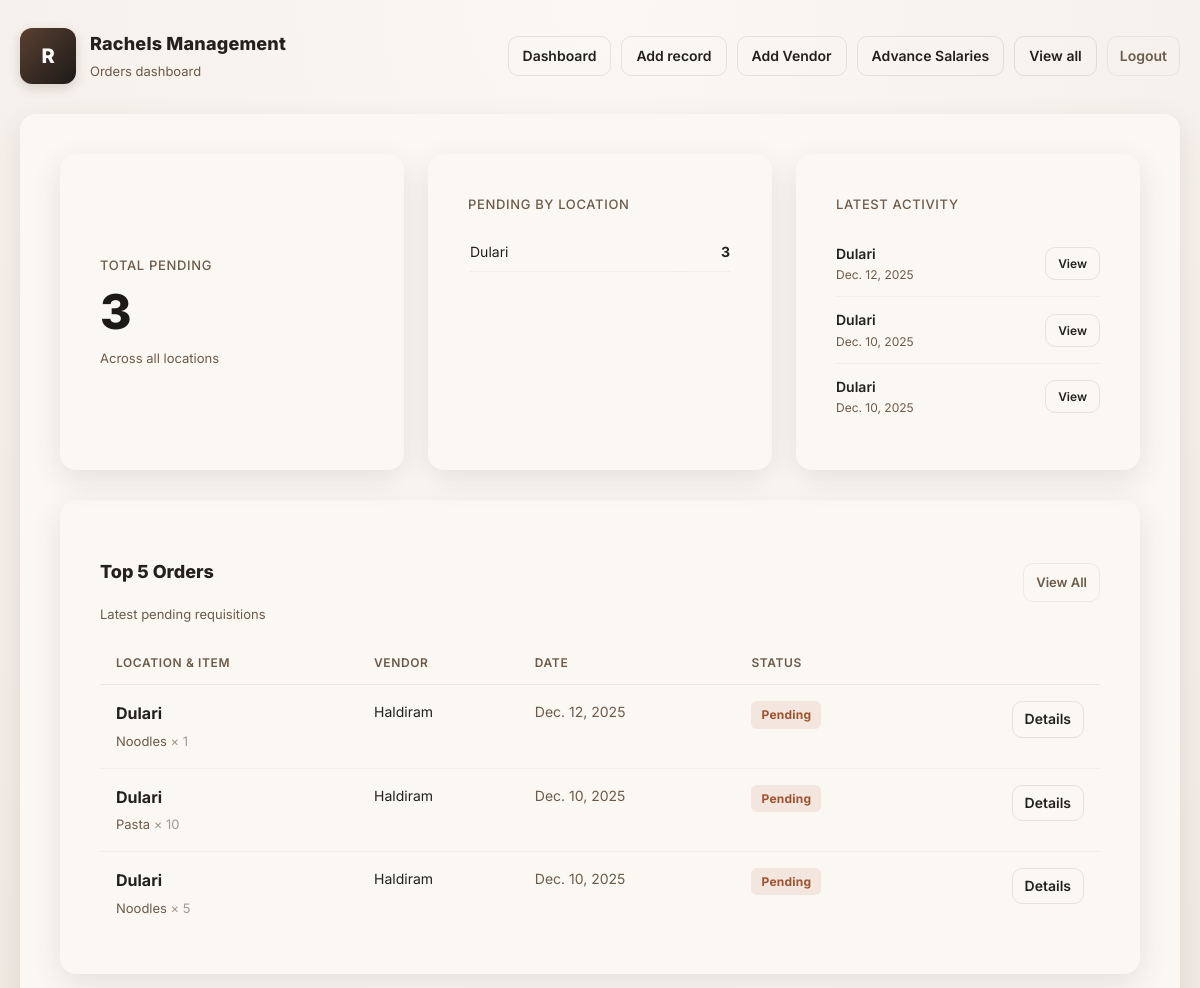
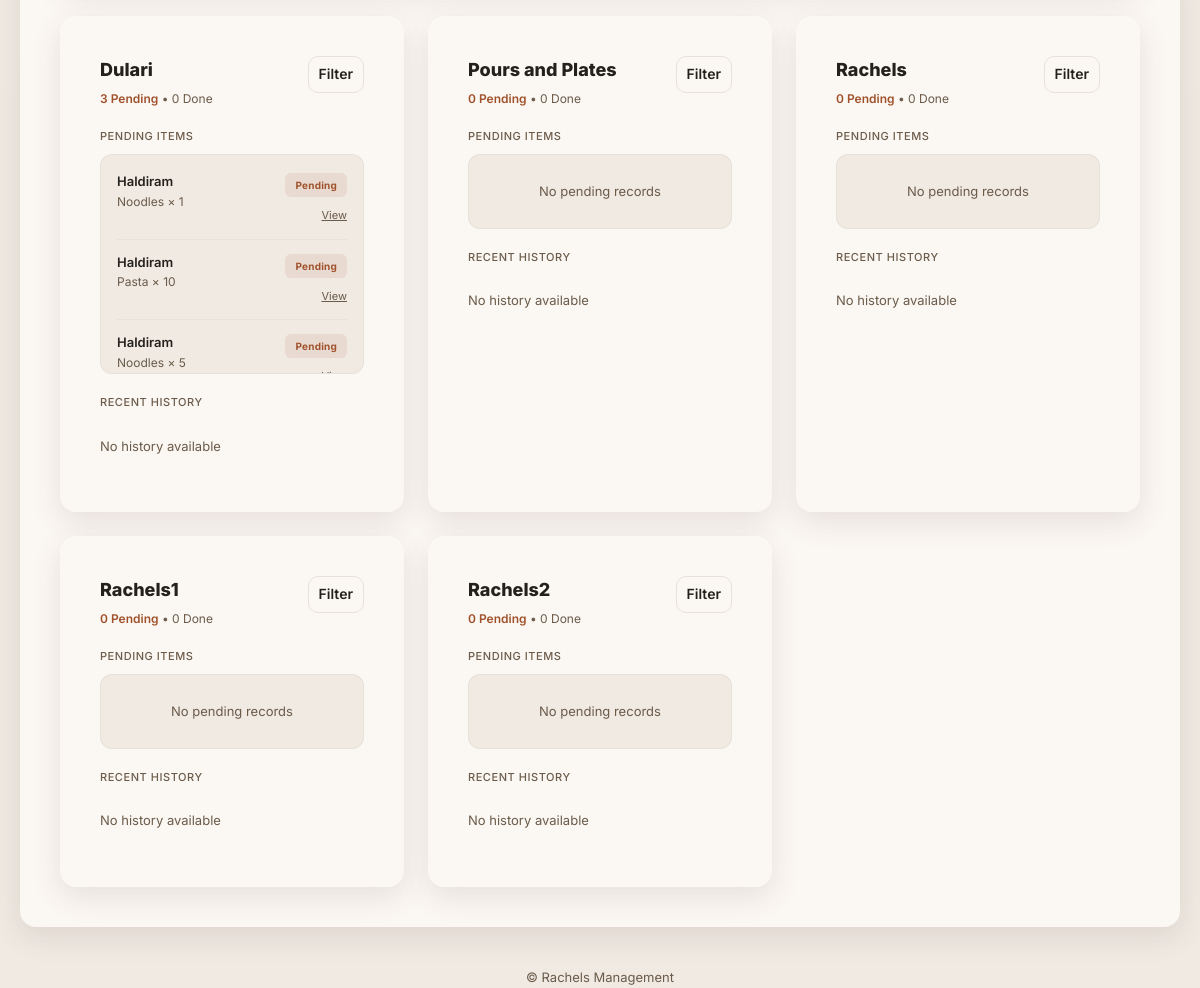
The app's page / (signed in) with its own data (2 pictures, top to bottom).
### Rachels/models.py (models this page shows, shortened)
class Record(models.Model):
    date = models.DateField()
    location = models.CharField(max_length=100)
    vendor = models.ForeignKey(Vendor, on_delete=models.SET_NULL, null=True)
    item = models.ForeignKey(VendorItem, on_delete=models.SET_NULL, null=True)
    quantity = models.PositiveIntegerField(default=1)
    status = models.CharField(max_length=20, default="Pending")

class VendorItem(models.Model):
    vendor = models.ForeignKey(Vendor, on_delete=models.CASCADE, related_name="items")
    item_name = models.CharField(max_length=100)

class Vendor(models.Model):
    name = models.CharField(max_length=100, unique=True)

### Rachels/views.py (the view, shortened to what this page needs)
# urls.py: path('', views.home, name='Home'),
@login_required
def home(request):
    field_names = [f.name for f in Record._meta.fields]
    has_status = 'status' in field_names
    if has_status:
        total_pending = Record.objects.filter(status__iexact='Pending').count()
    else:
        total_pending = Record.objects.count()
    if has_status:
        pending_by_location_qs = (
            Record.objects
                  .filter(status__iexact='Pending')
                  .values('location')
                  .annotate(count=Count('id'))
                  .order_by('-count', 'location')
        )
    pending_by_location = list(pending_by_location_qs)
    if has_status:
        top5_orders = Record.objects.filter(status__iexact='Pending').order_by('-date', '-id')[:5]
    else:
        top5_orders = Record.objects.all().order_by('-date', '-id')[:5]
    latest_records = Record.objects.all().order_by('-date', '-id')[:5]
    ALL_LOCATIONS = ['Dulari', 'Pours and Plates', 'Rachels', 'Rachels1', 'Rachels2']
    location_cards = []
    for loc in ALL_LOCATIONS:
        if not user_can_view_location(request.user, loc):
            continue
        if has_status:
            pending_qs = Record.objects.filter(location=loc, status__iexact='Pending').order_by('-date', '-id')
            successful_qs = Record.objects.filter(location=loc).exclude(status__iexact='Pending').order_by('-date', '-id')
        else:
            pending_qs = Record.objects.filter(location=loc).order_by('-date', '-id')
            successful_qs = Record.objects.none()
        location_cards.append({
            'location': loc,
            'pending': list(pending_qs),
            'successful': list(successful_qs),
            'pending_count': pending_qs.count(),
            'successful_count': successful_qs.count(),
        })
    context = {
        'total_pending': total_pending,
        'pending_by_location': pending_by_location,
        'latest_records': latest_records,
        'top5_orders': top5_orders,
        'location_cards': location_cards,
    }
    return render(request, "home.html", context)

### Rachels/views.py (called while the page is built)
def user_can_view_location(user, location):
    if not user.is_authenticated:
        return False
    if user.is_superuser:
        return True
    return user_in_manager_group_for_location(user, location)

### Rachels/templates/home.html (shortened to what this page needs)
{% extends "base.html" %}
{% block content %}
<div class="dashboard-grid" style="margin-bottom: 30px;">
  <div class="page-card" style="display:flex; flex-direction:column; justify-content:center;">
    <div class="stat-label">Total pending</div>
    <div class="stat-number">{{ total_pending }}</div>
    <div class="muted" style="font-size:13px;">Across all locations</div>
  </div>
  <div class="page-card">
    <div class="card-header">
      <div class="stat-label">Pending by location</div>
    </div>
    <table style="width:100%; font-size:14px;">
      {% if pending_by_location %}
        {% for r in pending_by_location %}
          <tr>
            <td style="padding: 8px 0; color:var(--text); border-bottom:1px solid rgba(90,64,50,0.05);">{{ r.location }}</td>
            <td style="padding: 8px 0; font-weight:700; text-align:right; border-bottom:1px solid rgba(90,64,50,0.05);">{{ r.count }}</td>
          </tr>
        {% endfor %}
      {% else %}
        <tr><td colspan="2" class="muted" style="padding:10px 0;">No pending items</td></tr>
      {% endif %}
    </table>
  </div>
  <div class="page-card">
    <div class="card-header">
      <div class="stat-label">Latest Activity</div>
    </div>
    <div style="display:flex; flex-direction:column;">
      {% for r in latest_records %}
        <div class="list-item">
          <div>
            <div style="font-weight:600; font-size:14px;">{{ r.location }}</div>
            <div class="muted" style="font-size:12px;">{{ r.date }}</div>
          </div>
          <a class="btn" href="{% url 'record_detail' r.pk %}" style="font-size:12px; padding: 6px 12px;">View</a>
        </div>
      {% empty %}
        <div class="muted">No records yet</div>
      {% endfor %}
    </div>
  </div>
</div>
<section class="page-card" style="margin-bottom: 30px;">
  <div class="card-header">
    <div>
      <h3 class="card-title">Top 5 Orders</h3>
      <div class="muted" style="font-size:13px; margin-top:4px;">Latest pending requisitions</div>
    </div>
    <a href="{% url 'show_all_records' %}" class="btn ghost" style="font-size:13px;">View All</a>
  </div>
  <div style="overflow-x: auto;"> <table class="table-clean">
      <thead>
        <tr>
          <th>Location &amp; Item</th>
          <th>Vendor</th>
          <th>Date</th>
          <th>Status</th>
          <th></th>
        </tr>
      </thead>
      <tbody>
        {% for rec in top5_orders %}
        <tr>
          <td>
            <strong style="display:block; color:var(--text);">{{ rec.location }}</strong>
            <div class="muted" style="font-size:13px; margin-top:4px;">{{ rec.item.item_name }} <span style="opacity:0.6">× {{ rec.quantity }}</span></div>
          </td>
          <td style="font-size:14px;">{{ rec.vendor.name }}</td>
          <td style="font-size:14px; color:var(--muted);">{{ rec.date }}</td>
          <td>
            {% if rec.status|lower == "pending" %}
              <span class="badge pending">Pending</span>
            {% else %}
              <span class="badge success">Completed</span>
            {% endif %}
          </td>
          <td style="text-align:right;">
            <a class="btn" href="{% url 'record_detail' rec.pk %}" style="padding:6px 12px;">Details</a>
          </td>
        </tr>
        {% endfor %}
      </tbody>
    </table>
  </div>
</section>
<section class="dashboard-grid">
  {% for card in location_cards %}
    <article class="page-card" style="display:flex; flex-direction:column; gap:20px;">
      <div style="display:flex; justify-content:space-between; align-items:flex-start;">
        <div>
          <div style="font-weight:800; font-size:18px;">{{ card.location }}</div>
          <div class="muted" style="font-size:12px; margin-top:4px;">
            <span style="color:#A0522D; font-weight:600;">{{ card.pending_count }} Pending</span> &bull; {{ card.successful_count }} Done
          </div>
        </div>
        <a class="btn" href="{% url 'show_all_records' %}?location={{ card.location }}" style="padding:6px 10px;">Filter</a>
      </div>
      <div>
        <div class="stat-label" style="margin-bottom:8px; font-size:11px;">Pending Items</div>
        <div class="scroll-area">
          {% if card.pending %}
            {% for r in card.pending %}
              <div style="display:flex; justify-content:space-between; margin-bottom:12px; padding-bottom:12px; border-bottom:1px solid rgba(0,0,0,0.03);">
                <div>
                  <div style="font-weight:600; font-size:13px; color:var(--text);">{{ r.vendor.name }}</div>
                  <div class="muted" style="font-size:12px;">{{ r.item.item_name }} × {{ r.quantity }}</div>
                </div>
                <div style="text-align:right; flex-shrink:0;">
                  <span class="badge pending" style="font-size:10px;">{{ r.status }}</span>
                  <div style="margin-top:4px;">
                    <a class="muted" style="font-size:11px; text-decoration:underline;" href="{% url 'record_detail' r.pk %}">View</a>
                  </div>
                </div>
              </div>
            {% endfor %}
          {% else %}
            <div class="muted" style="font-size:13px; text-align:center; padding:10px;">No pending records</div>
          {% endif %}
        </div>
      </div>
      <div>
        <div class="stat-label" style="margin-bottom:8px; font-size:11px;">Recent History</div>
        <div class="scroll-area" style="background:transparent; border:none; padding-left:0; padding-right:0;">
          {% if card.successful %}
            {% for r in card.successful %}
              <div style="display:flex; justify-content:space-between; align-items:center; margin-bottom:10px;">
                <div style="font-size:13px; color:var(--muted);">
                  {{ r.vendor.name }} &rarr; {{ r.item.item_name }}
                </div>
                <a class="muted" style="font-size:11px;" href="{% url 'record_detail' r.pk %}">View</a>
              </div>
            {% endfor %}
          {% else %}
            <div class="muted" style="font-size:13px;">No history available</div>
          {% endif %}
        </div>
      </div>
    </article>
  {% endfor %}
</section>
{% endblock %}

### Rachels/templates/base.html (shortened to what this page needs)
<!doctype html>
<html lang="en">
<head>
</head>
<body>
  <div class="container">
    <header class="appbar" role="banner">
      <div class="brand">
        <div class="logo" aria-hidden="true">R</div>
        <div>
          <div class="title">Rachels Management</div>
          <div class="subtitle">{% block subtitle %}Orders dashboard{% endblock %}</div>
        </div>
      </div>
      <nav class="nav" aria-label="Main navigation">
        {% if user.is_authenticated %}
          <a href="{% url 'Home' %}" class="btn">Dashboard</a>
          {% if user.is_superuser or manager_location %}
            <a href="{% url 'add_record' %}" class="btn">Add record</a>
          {% endif %}
          {% if user.is_superuser %}
            <a href="{% url 'add_vendor' %}" class="btn">Add Vendor</a>
            <a href="{% url 'advance_list' %}" class="btn">Advance Salaries</a>
          {% endif %}
          <a href="{% url 'show_all_records' %}" class="btn">View all</a>
          <a href="{% url 'logout' %}" class="btn ghost">Logout</a>
        {% else %}
          <a href="{% url 'login' %}" class="primary">Sign in</a>
        {% endif %}
      </nav>
    </header>
    <main role="main">
      <div class="page-card">
        {% block content %}{% endblock %}
      </div>
    </main>
    <footer>
      &copy; {{ now.year }} Rachels Management
    </footer>
  </div>
</body>
</html>

### Rachels/templates/base.html (style rules this page uses)
:root { --bg: #F0EAE3; --page: #fbf7f3; --muted: #6b5b4a; --text: #24201C; --accent: #5A4032; --accent-600: #1C1A17; --glass: rgba(11,11,11,0.04); --radius: 16px; --shadow-sm: 0 10px 30px rgba(90, 64, 50, 0.12); --shadow-subtle: 0 4px 10px rgba(90, 64, 50, 0.08); }
* { box-sizing:border-box }
html,body { height:100% }
body { margin:0; font-family:Inter, system-ui, -apple-system, 'Segoe UI', Roboto, 'Helvetica Neue', Arial; background: radial-gradient(circle at top, var(--page) 0%, var(--bg) 60%); color:var(--text); -webkit-font-smoothing:antialiased; -moz-osx-font-smoothing:grayscale; padding:28px 20px; line-height:1.6; }
.container { max-width:1180px;margin:0 auto }
header.appbar { display:flex;align-items:center;justify-content:space-between; gap:20px;margin-bottom:30px;position:relative;z-index:10 }
.brand { display:flex;gap:14px;align-items:center }
.logo { width:56px;height:56px; border-radius:12px; background:linear-gradient(135deg,var(--accent),var(--accent-600)); display:grid;place-items:center;color:#fff;font-weight:800;font-size:20px; box-shadow: 0 4px 12px rgba(90, 64, 50, 0.2); }
.brand .title { font-weight:800;font-size:18px;letter-spacing:0.2px }
.brand .subtitle { font-size:13px;color:var(--muted);margin-top:2px }
nav.nav { display:flex;align-items:center;gap:10px }
a.btn { padding:8px 14px;border-radius:10px;background:transparent; color:var(--text); text-decoration:none; border:1px solid rgba(90, 64, 50, 0.12); font-weight:600;font-size:14px;display:inline-flex;align-items:center;gap:8px; transition:all .2s ease; }
a.ghost { background:transparent; border:1px solid rgba(90, 64, 50, 0.08); color:var(--muted); padding:8px 12px;border-radius:10px }
main { min-height:64vh }
.page-card { background:var(--page); border-radius:var(--radius); padding:40px; box-shadow:var(--shadow-sm); }
.muted { color:var(--muted) }
footer { margin-top:40px;color:var(--muted);font-size:13px;text-align:center }
a { color:inherit }

### Rachels/templates/home.html (style rules this page uses)
.dashboard-grid { display: grid; grid-template-columns: repeat(auto-fit, minmax(300px, 1fr)); gap: 24px; width: 100%; }
.stat-label { font-size: 13px; color: var(--muted); font-weight: 500; text-transform: uppercase; letter-spacing: 0.05em; }
.stat-number { font-size: 48px; font-weight: 800; color: var(--accent-600); line-height: 1; margin: 12px 0; letter-spacing: -0.02em; }
.card-header { display: flex; justify-content: space-between; align-items: center; margin-bottom: 16px; }
.card-title { font-weight: 800; font-size: 18px; color: var(--text); }
.table-clean { width: 100%; border-collapse: separate; border-spacing: 0; }
.table-clean th { text-align: left; padding: 12px 16px; color: var(--muted); font-size: 12px; font-weight: 600; text-transform: uppercase; letter-spacing: 0.05em; border-bottom: 1px solid rgba(90, 64, 50, 0.1); }
.table-clean td { padding: 16px; border-bottom: 1px solid rgba(90, 64, 50, 0.06); vertical-align: top; }
.table-clean tr:last-child td { border-bottom: none; }
.list-item { display: flex; justify-content: space-between; align-items: center; padding: 12px 0; border-bottom: 1px solid rgba(90, 64, 50, 0.06); }
.list-item:last-child { border-bottom: none; }
.badge { display: inline-flex; align-items: center; padding: 4px 10px; border-radius: 6px; font-size: 12px; font-weight: 700; letter-spacing: 0.02em; }
.badge.pending { background: rgba(160, 82, 45, 0.1); color: #A0522D; }
.scroll-area { background: var(--bg); padding: 16px; border-radius: 12px; max-height: 220px; overflow-y: auto; border: 1px solid rgba(90, 64, 50, 0.05); }

### records on screen
Record: location "Dulari", date "Dec. 12, 2025", item.item_name "Noodles", quantity "1", vendor.name "Haldiram", shows "Pending", status "Pending"
Record: location "Dulari", date "Dec. 10, 2025", item.item_name "Pasta", quantity "10", vendor.name "Haldiram", shows "Pending", status "Pending"
Record: location "Dulari", date "Dec. 10, 2025", item.item_name "Noodles", quantity "5", vendor.name "Haldiram", shows "Pending", status "Pending"

### other values on screen
{{ total_pending }} "3"
{{ r.location }} "Dulari"
{{ r.count }} "3"
{{ card.location }} "Dulari" "Pours and Plates" "Rachels" "Rachels1" "Rachels2"
{{ card.pending_count }} "3" "0" "0" "0" "0"
{{ card.successful_count }} "0" "0" "0" "0" "0"
